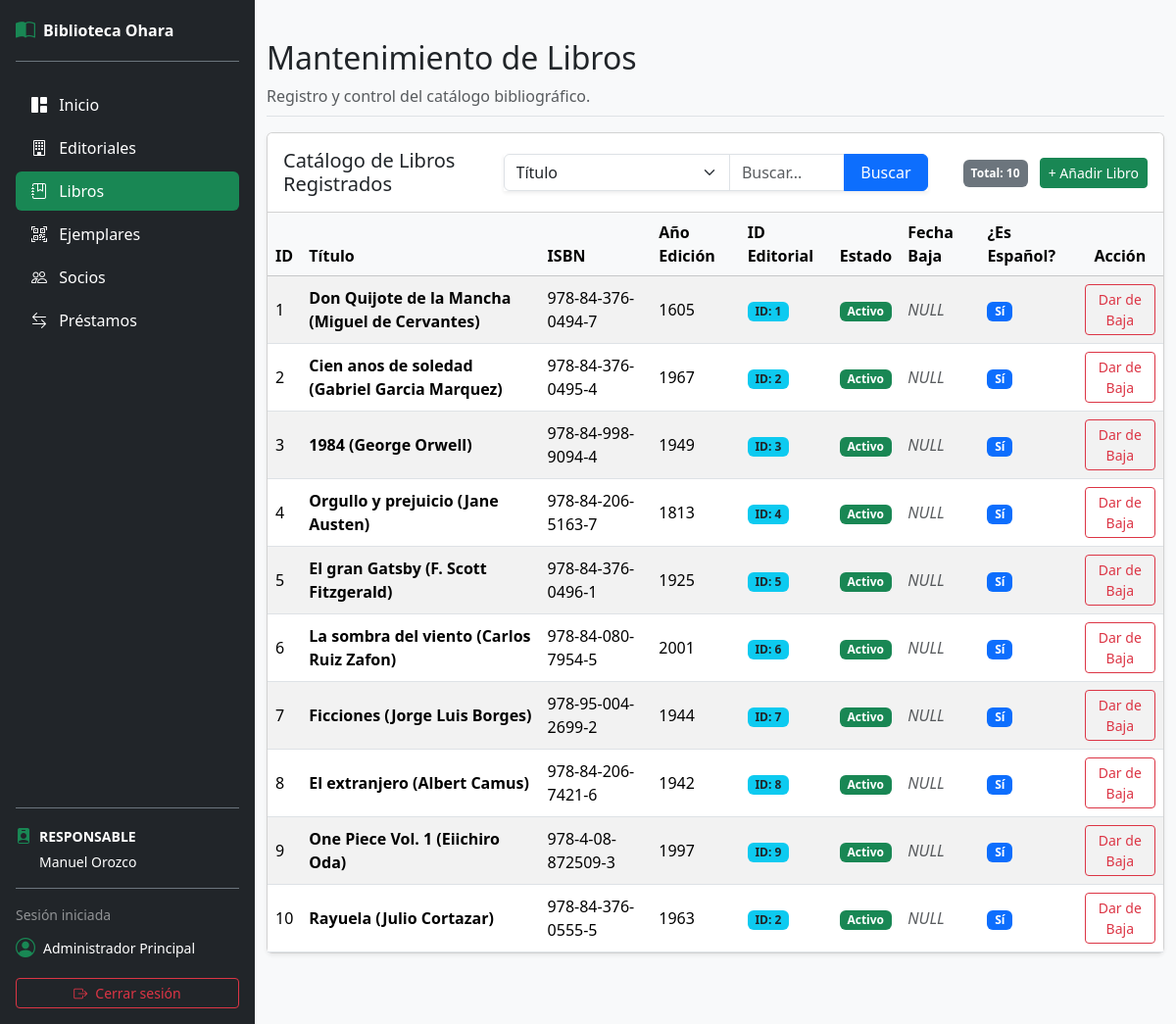
The page /libros.php (signed in) on the database as committed earlier.
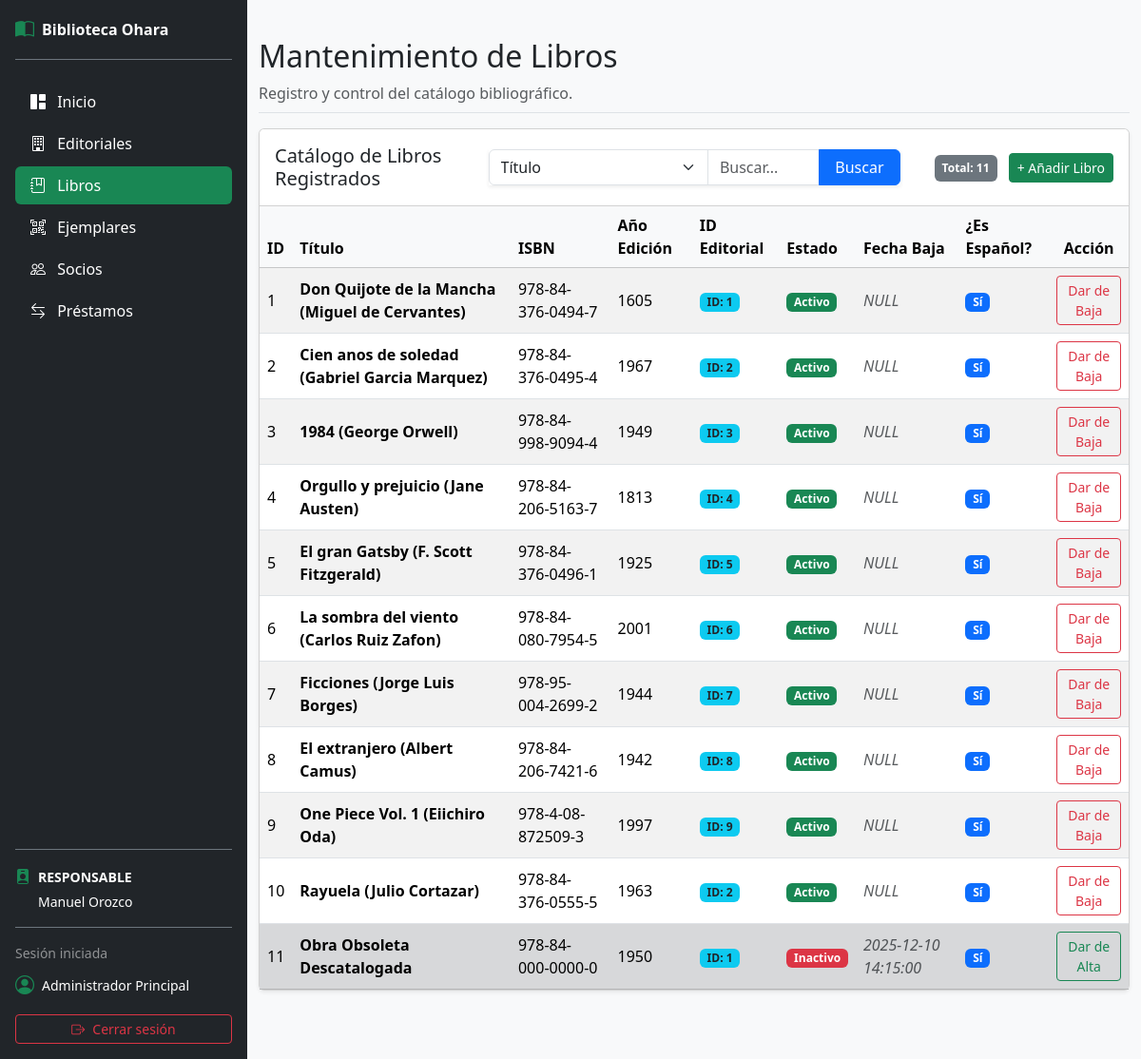
The same page on the database as committed later.
### tables this page shows
CREATE TABLE libros_manuel (
    id_libro INT AUTO_INCREMENT PRIMARY KEY,
    id_editorial INT NOT NULL,
    titulo VARCHAR(150) NOT NULL,
    isbn VARCHAR(20) DEFAULT NULL,
    anio_edicion INT DEFAULT NULL,
    esta_espanol BOOLEAN DEFAULT TRUE,
    imagen_libro VARCHAR(255) DEFAULT NULL,
    fecha_baja DATETIME DEFAULT NULL,
    CONSTRAINT fk_libro_editorial FOREIGN KEY (id_editorial) 
        REFERENCES editorial_carlos(id_editorial) 
        ON DELETE RESTRICT ON UPDATE CASCADE
);

### libros.php (the view, shortened to what this page needs)
<?php
$seccion_activa = 'libros';
$mostrar_formulario = false;
$busqueda = isset($_GET['busqueda']) ? trim($_GET['busqueda']) : '';
$criterio = isset($_GET['criterio']) ? $_GET['criterio'] : 'titulo';
try {
    $conexion = new PDO('mysql:host=db;dbname=biblioteca_ohara;charset=utf8', 'admin', 'admin');
    $conexion->setAttribute(PDO::ATTR_ERRMODE, PDO::ERRMODE_EXCEPTION);
    $libros = [];
    try {
        if ($busqueda !== '') {
            $columna = ($criterio === 'anio_edicion') ? 'anio_edicion' : 'titulo';
            $sql = "SELECT id_libro, id_editorial, titulo, isbn, anio_edicion, fecha_baja, esta_espanol
                    FROM libros_manuel
                    WHERE $columna LIKE :busqueda";
            $stmt = $conexion->prepare($sql);
            $stmt->execute(['busqueda' => '%' . $busqueda . '%']);
        } else {
            $sql = "SELECT id_libro, id_editorial, titulo, isbn, anio_edicion, fecha_baja, esta_espanol
                    FROM libros_manuel";
            $stmt = $conexion->query($sql);
        }
        $libros = $stmt->fetchAll(PDO::FETCH_ASSOC);
    } catch (PDOException $e) {
        $error_db = "Error en la consulta: " . $e->getMessage();
    }
} catch (PDOException $e) {
    $libros = [];
    $error_conexion = $e->getMessage();
}
include_once('header.php');
?>
<div class="container-fluid py-4 vh-100 overflow-auto">
    <div class="row">
        <div class="col-12">
            <div class="d-flex justify-content-between flex-wrap flex-md-nowrap align-items-center pt-3 pb-2 mb-3 border-bottom">
                <div>
                    <h1 class="h2">Mantenimiento de Libros</h1>
                    <p class="text-muted mb-0">Registro y control del catálogo bibliográfico.</p>
                </div>
            </div>
            <?php if (!$mostrar_formulario): ?>
                <div class="card shadow-sm mb-5">
                    <div class="card-header bg-white py-3">
                        <div class="row align-items-center g-3">
                            <div class="col-xl-3 col-lg-4 col-md-12">
                                <h2 class="h5 card-title mb-0">Catálogo de Libros Registrados</h2>
                            </div>
                            <div class="col-xl-6 col-lg-5 col-md-8 col-12">
                                <form action="" method="GET" class="input-group mb-0 shadow-sm">
                                    <select name="criterio" class="form-select w-auto">
                                        <option value="titulo" <?= ($criterio === 'titulo') ? 'selected' : ''; ?>>Título</option>
                                    </select>
                                    <input type="text"
                                           name="busqueda"
                                           class="form-control"
                                           placeholder="Buscar..."
                                           value="<?= htmlspecialchars($busqueda, ENT_QUOTES, 'UTF-8'); ?>">
                                    <button class="btn btn-primary px-3" type="submit">Buscar</button>
                                </form>
                            </div>
                            <div class="col-xl-3 col-lg-3 col-md-4 col-12 text-md-end text-start">
                                <span class="badge bg-secondary me-2 p-2">Total: <?= count($libros) ?></span>
                                <a href="libros.php?vista=formulario" class="btn btn-success btn-sm">+ Añadir Libro</a>
                            </div>
                        </div>
                    </div>
                    <div class="card-body p-0">
                        <div class="table-responsive">
                            <table class="table table-striped table-hover align-middle mb-0">
                                <thead class="table-light">
                                    <tr>
                                        <th>ID</th>
                                        <th>Título</th>
                                        <th>ISBN</th>
                                        <th>Año Edición</th>
                                        <th>ID Editorial</th>
                                        <th>Estado</th>
                                        <th>Fecha Baja</th>
                                        <th>¿Es Español?</th>
                                        <th class="text-center">Acción</th>
                                    </tr>
                                </thead>
                                <tbody>
                                    <?php if (count($libros) > 0): ?>
                                        <?php foreach ($libros as $libro): ?>
                                            <?php $es_activo = empty($libro['fecha_baja']); ?>
                                            <tr class="<?= $es_activo ? '' : 'table-secondary' ?>"
                                                role="button"
                                                onclick="window.location.href='libros.php?editar=<?= $libro['id_libro'] ?>'"
                                                title="Haz clic en la fila para editar">
                                                <td><?= htmlspecialchars($libro['id_libro']) ?></td>
                                                <td class="fw-bold"><?= htmlspecialchars($libro['titulo']) ?></td>
                                                <td><?= htmlspecialchars($libro['isbn']) ?></td>
                                                <td><?= htmlspecialchars($libro['anio_edicion']) ?></td>
                                                <td><span class="badge bg-info text-dark">ID: <?= htmlspecialchars($libro['id_editorial']) ?></span></td>
                                                <td>
                                                    <?php if ($es_activo): ?>
                                                        <span class="badge bg-success">Activo</span>
                                                    <?php else: ?>
                                                        <span class="badge bg-danger">Inactivo</span>
                                                    <?php endif; ?>
                                                </td>
                                                <td class="text-muted">
                                                    <em><?= $es_activo ? 'NULL' : htmlspecialchars($libro['fecha_baja']) ?></em>
                                                </td>
                                                <td>
                                                    <?php if (isset($libro['esta_espanol']) && $libro['esta_espanol'] !== null): ?>
                                                        <?= ($libro['esta_espanol'] == 1) ? '<span class="badge bg-primary">Sí</span>' : '<span class="badge bg-warning text-dark">No</span>' ?>
                                                    <?php else: ?>
                                                        <span class="badge bg-secondary">Desconocido</span>
                                                    <?php endif; ?>
                                                </td>
                                                <td class="text-center">
                                                    <?php if ($es_activo): ?>
                                                        <a href="libros.php?baja=<?= $libro['id_libro'] ?>"
                                                            class="btn btn-sm btn-outline-danger"
                                                            onclick="event.stopPropagation(); return confirm('¿Estás seguro de dar de baja este libro?');">
                                                            Dar de Baja
                                                        </a>
                                                    <?php else: ?>
                                                        <a href="libros.php?alta=<?= $libro['id_libro'] ?>"
                                                            class="btn btn-sm btn-outline-success"
                                                            onclick="event.stopPropagation(); return confirm('¿Deseas dar de alta este libro de nuevo?');">
                                                            Dar de Alta
                                                        </a>
                                                    <?php endif; ?>
                                                </td>
                                            </tr>
                                        <?php endforeach; ?>
                                    <?php else: ?>
                                        <tr>
                                            <td colspan="9" class="text-center py-4 text-muted">No hay libros registrados con ese criterio de búsqueda.</td>
                                        </tr>
                                    <?php endif; ?>
                                </tbody>
                            </table>
                        </div>
                    </div>
                </div>
            <?php endif; ?>
        </div>
    </div>
</div>
<?php
include_once('footer.php');
?>

### header.php (shortened to what this page needs)
<?php
switch ($seccion_activa) {
  case 'libros':
    $responsable = 'Manuel Orozco';
    break;
}
?>
<!DOCTYPE html>
<html lang="es" class="h-100">
<head>
  <link href="https://cdn.jsdelivr.net/npm/bootstrap@5.3.3/dist/css/bootstrap.min.css" rel="stylesheet">
  <link href="https://cdn.jsdelivr.net/npm/bootstrap-icons@1.11.3/font/bootstrap-icons.min.css" rel="stylesheet">
</head>
<body class="d-flex flex-column vh-100 bg-light m-0 overflow-hidden">
  <div class="d-flex flex-grow-1 vh-100 w-100 m-0 p-0 overflow-hidden">
    <aside class="bg-dark text-white p-3 d-none d-md-flex flex-column vh-100 overflow-auto flex-shrink-0" style="width: 260px;">
      <a href="index.php" class="d-flex align-items-center mb-4 text-white text-decoration-none border-bottom border-secondary pb-3 flex-shrink-0">
        <i class="bi bi-book-half fs-5 text-success me-2"></i>
        <span class="fw-bold text-nowrap fs-6">Biblioteca Ohara</span>
      </a>
      <ul class="nav nav-pills flex-column mb-auto">
        <li class="nav-item mb-1">
          <a href="index.php" class="nav-link text-nowrap fs-6 <?= ($seccion_activa == 'inicio') ? 'active bg-success text-white' : 'text-white' ?>">
            <i class="bi bi-grid-1x2-fill me-2"></i>
            <span>Inicio</span>
          </a>
        </li>
        <li class="nav-item mb-1">
          <a href="editoriales.php" class="nav-link text-nowrap fs-6 <?= ($seccion_activa == 'editoriales') ? 'active bg-success text-white' : 'text-white' ?>">
            <i class="bi bi-building me-2"></i>
            <span>Editoriales</span>
          </a>
        </li>
        <li class="nav-item mb-1">
          <a href="libros.php" class="nav-link text-nowrap fs-6 <?= ($seccion_activa == 'libros') ? 'active bg-success text-white' : 'text-white' ?>">
            <i class="bi bi-journal-bookmark me-2"></i>
            <span>Libros</span>
          </a>
        </li>
        <li class="nav-item mb-1">
          <a href="ejemplares.php" class="nav-link text-nowrap fs-6 <?= ($seccion_activa == 'ejemplares') ? 'active bg-success text-white' : 'text-white' ?>">
            <i class="bi bi-qr-code-scan me-2"></i>
            <span>Ejemplares</span>
          </a>
        </li>
        <li class="nav-item mb-1">
          <a href="socios.php" class="nav-link text-nowrap fs-6 <?= ($seccion_activa == 'socios') ? 'active bg-success text-white' : 'text-white' ?>">
            <i class="bi bi-people me-2"></i>
            <span>Socios</span>
          </a>
        </li>
        <li class="nav-item mb-1">
          <a href="prestamos.php" class="nav-link text-nowrap fs-6 <?= ($seccion_activa == 'prestamos') ? 'active bg-success text-white' : 'text-white' ?>">
            <i class="bi bi-arrow-left-right me-2"></i>
            <span>Préstamos</span>
          </a>
        </li>
      </ul>
      <div class="pt-3 border-top border-secondary flex-shrink-0">
        <div class="d-flex align-items-center mb-1">
          <i class="bi bi-person-badge-fill text-success fs-6 me-2"></i>
          <span class="small fw-bold text-uppercase text-nowrap">Responsable</span>
        </div>
        <div class="small text-white text-nowrap ps-4">
          <?= $responsable ?>
        </div>
      </div>
      <div class="pt-3 mt-3 border-top border-secondary flex-shrink-0">
        <div class="small text-white-50 mb-2">Sesión iniciada</div>
        <div class="small text-white mb-3 d-flex align-items-center">
          <?php
          $avatar = trim($_SESSION['usuario']['imagen'] ?? '');
          if (!empty($avatar)):
          ?>
            <img src="<?= htmlspecialchars($avatar, ENT_QUOTES, 'UTF-8') ?>"
              alt="Avatar"
              width="30"
              height="30"
              class="rounded-circle object-fit-cover me-2 shadow-sm flex-shrink-0"
              onerror="this.style.display='none'; this.nextElementSibling.style.display='inline-block';">
            <i class="bi bi-person-circle text-success me-2 fs-5 flex-shrink-0" style="display: none;" aria-hidden="true"></i>
          <?php else: ?>
            <i class="bi bi-person-circle text-success me-2 fs-5 flex-shrink-0" aria-hidden="true"></i>
          <?php endif; ?>
          <span class="text-truncate"><?= htmlspecialchars($_SESSION['usuario']['nombre_completo'], ENT_QUOTES, 'UTF-8') ?></span>
        </div>
        <form action="logout.php" method="post">
          <button type="submit" class="btn btn-outline-danger btn-sm w-100">
            <i class="bi bi-box-arrow-right me-2" aria-hidden="true"></i>Cerrar sesión
          </button>
        </form>
      </div>
    </aside>

### footer.php (shortened to what this page needs)
  </div>
</body>
</html>

### header.php (style rules this page uses)
body { background-color: #f8f9fa !important; }

Rows that differ between the two databases and show on the page:
added libros_manuel: id_libro "11", titulo "Obra Obsoleta Descatalogada", isbn "978-84-000-0000-0", anio_edicion "1950", id_editorial "1", shows "Inactivo", fecha_baja "2025-12-10 14:15:00", esta_espanol "Sí"
Other text that changed with them:
count($libros): "10" → "11"
